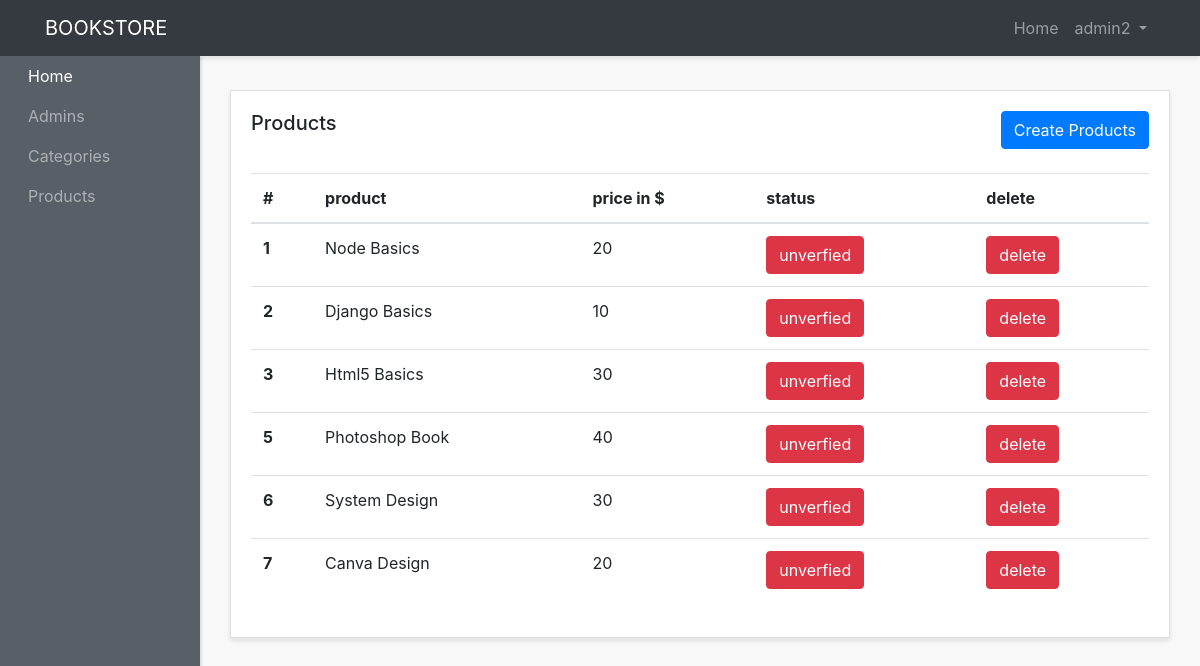
The app's page /admin-panel/products-admins/show-products.php (signed in) with its own data.
### tables this page shows
CREATE TABLE `products` (
  `id` int(3) NOT NULL,
  `name` varchar(200) NOT NULL,
  `image` varchar(200) NOT NULL,
  `price` int(3) NOT NULL,
  `file` varchar(200) NOT NULL,
  `description` text NOT NULL,
  `status` int(1) NOT NULL DEFAULT 1,
  `category_id` int(3) NOT NULL,
  `created_at` timestamp NOT NULL DEFAULT current_timestamp()
);

### admin-panel/products-admins/show-products.php (the view, shortened to what this page needs)
<?php require "../layouts/header.php"; ?>
<?php require "../../config/config.php"; ?>
<?php
    $select = $conn->query("SELECT * FROM products");
    $select->execute();
    $products = $select->fetchAll(PDO::FETCH_OBJ);
?>
          <div class="row">
        <div class="col">
          <div class="card">
            <div class="card-body">
              <h5 class="card-title mb-4 d-inline">Products</h5>
              <a  href="<?php echo ADMINURL; ?>/products-admins/create-products.php" class="btn btn-primary mb-4 text-center float-right">Create Products</a>
              <table class="table">
                <thead>
                  <tr>
                    <th scope="col">#</th>
                    <th scope="col">product</th>
                    <th scope="col">price in $</th>
                    <th scope="col">status</th>
                    <th scope="col">delete</th>
                  </tr>
                </thead>
                <tbody>
                  <?php foreach ($products as $product): ?>
                    <tr>
                      <th scope="row"><?php echo $product->id; ?></th>
                      <td><?php echo $product->name; ?></td>
                      <td><?php echo $product->price; ?></td>
                      <?php if($product->status > 0) : ?>
                        <td><a href="<?php echo ADMINURL; ?>/products-admins/status.php?id=<?php echo $product->id; ?>&status=<?php echo $product->status; ?>"
                        class="btn btn-danger  text-center ">unverfied</a></td>
                      <?php else: ?>
                        <td><a href="<?php echo ADMINURL; ?>/products-admins/status.php?id=<?php echo $product->id; ?>&status=<?php echo $product->status; ?>"
                        class="btn btn-success  text-center ">verfied</a></td>
                      <?php endif; ?>
                      <td><a href="<?php echo ADMINURL; ?>/products-admins/delete-products.php?id=<?php echo $product->id; ?>" class="btn btn-danger  text-center ">delete</a></td>
                    </tr>
                  <?php endforeach; ?>
                </tbody>
              </table>
            </div>
          </div>
        </div>
      </div>
<?php require "../layouts/footer.php"; ?>

### admin-panel/styles/style.css (style rules this page uses)
body { background:#f9f9f9; }
.card { margin-bottom: 15px; border-radius:0; box-shadow: 0 3px 5px rgba(0,0,0,.1); }

### records on screen
products: id "1", name "Node Basics", price "20"
products: id "2", name "Django Basics", price "10"
products: id "3", name "Html5 Basics", price "30"
products: id "5", name "Photoshop Book", price "40"
products: id "6", name "System Design", price "30"
products: id "7", name "Canva Design", price "20"

### other values on screen
$_SESSION['adminname'] "admin2"
